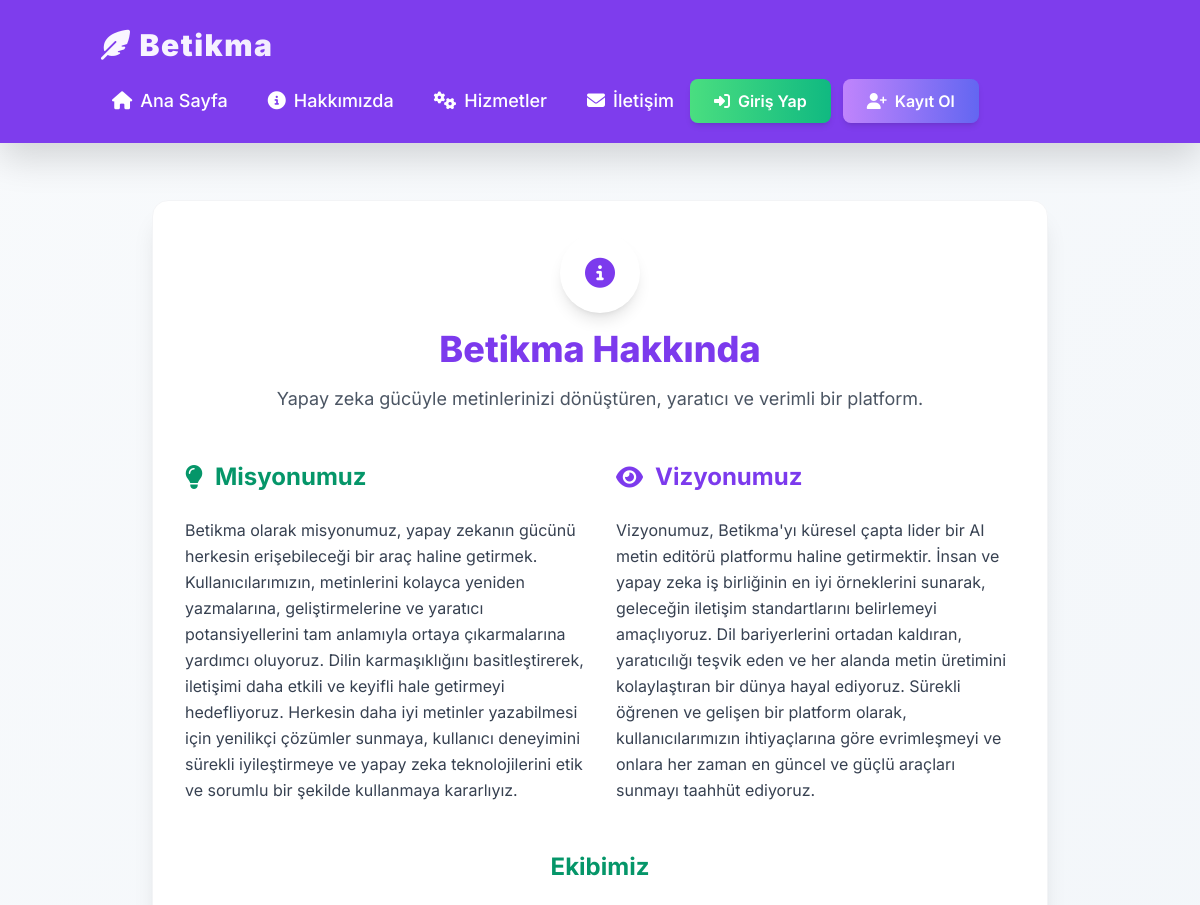
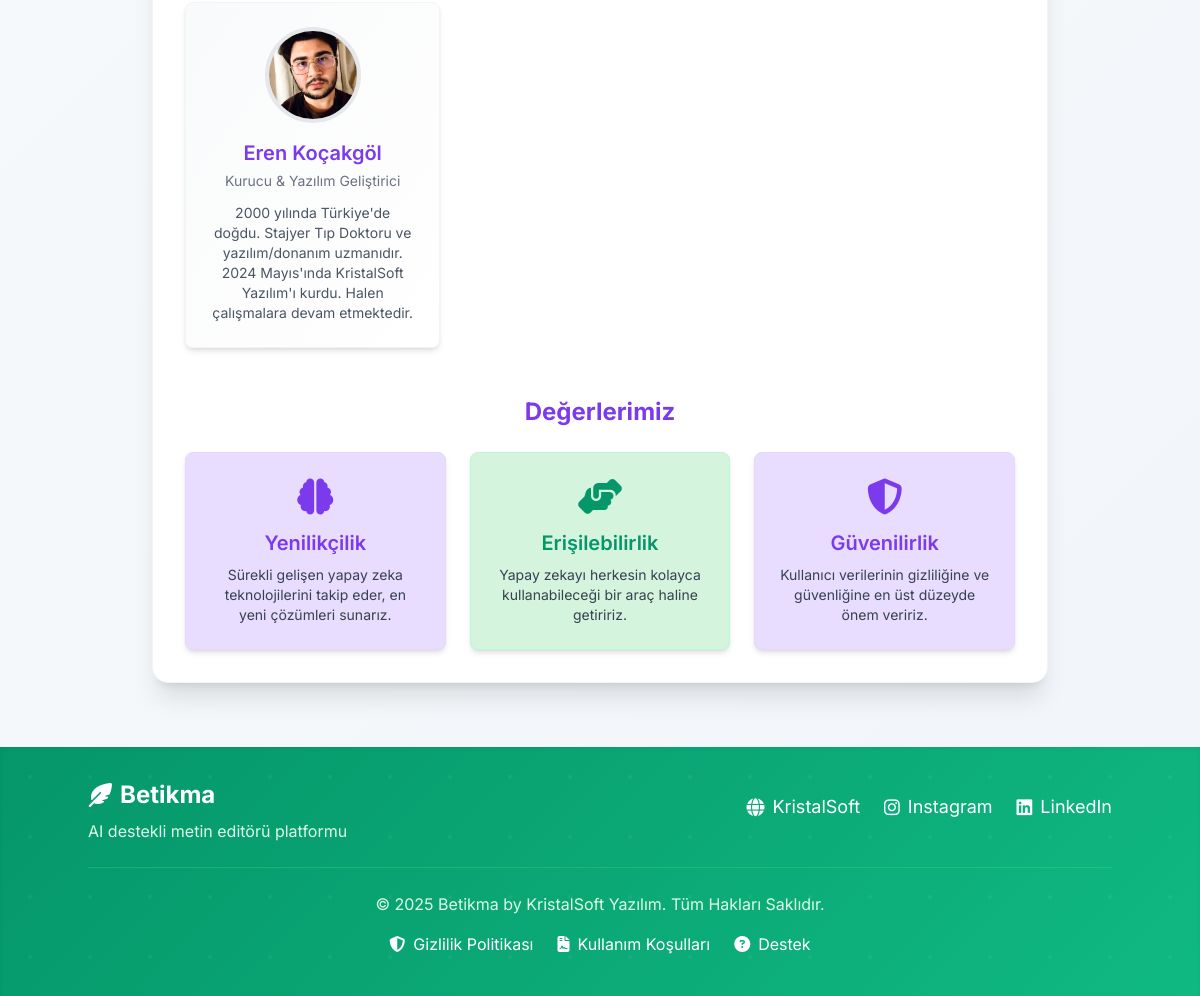
Screenshot of /hakkimizda/ with the database file from the repository (2 pictures, top to bottom).
### core/models.py (models this page shows, shortened)
class AboutPageContent(models.Model):
    page_title = models.CharField(
        max_length=200,
        default="Betikma Hakkında",
        verbose_name="Sayfa Başlığı"
    )
    page_description = models.TextField(
        default="Yapay zeka gücüyle metinlerinizi dönüştüren, yaratıcı ve verimli bir platform.",
        verbose_name="Sayfa Açıklaması"
    )
    mission_title = models.CharField(
        max_length=100,
        default="Misyonumuz",
        verbose_name="Misyon Başlığı"
    )
    mission_text = models.TextField(
        default="Betikma olarak misyonumuz, yapay zekanın gücünü herkesin erişebileceği bir araç haline getirmek. Kullanıcılarımızın, metinlerini kolayca yeniden yazmalarına, geliştirmelerine ve yaratıcı potansiyellerini tam anlamıyla ortaya çıkarmalarına yardımcı oluyoruz. Dilin karmaşıklığını basitleştirerek, iletişimi daha etkili ve keyifli hale getirmeyi hedefliyoruz. Herkesin daha iyi metinler yazabilmesi için yenilikçi çözümler sunmaya, kullanıcı deneyimini sürekli iyileştirmeye ve yapay zeka teknolojilerini etik ve sorumlu bir şekilde kullanmaya kararlıyız.",
        verbose_name="Misyon Metni"
    )
    vision_title = models.CharField(
        max_length=100,
        default="Vizyonumuz",
        verbose_name="Vizyon Başlığı"
    )
    vision_text = models.TextField(
        default="Vizyonumuz, Betikma'yı küresel çapta lider bir AI metin editörü platformu haline getirmektir. İnsan ve yapay zeka iş birliğinin en iyi örneklerini sunarak, geleceğin iletişim standartlarını belirlemeyi amaçlıyoruz. Dil bariyerlerini ortadan kaldıran, yaratıcılığı teşvik eden ve her alanda metin üretimini kolaylaştıran bir dünya hayal ediyoruz. Sürekli öğrenen ve gelişen bir platform olarak, kullanıcılarımızın ihtiyaçlarına göre evrimleşmeyi ve onlara her zaman en güncel ve güçlü araçları sunmayı taahhüt ediyoruz.",
        verbose_name="Vizyon Metni"
    )
    value1_icon = models.CharField(
        max_length=50,
        default="fas fa-brain",
        verbose_name="Değer 1 İkonu (Font Awesome)"
    )
    value1_title = models.CharField(
        max_length=100,
        default="Yenilikçilik",
        verbose_name="Değer 1 Başlığı"
    )
    value1_description = models.TextField(
        default="Sürekli gelişen yapay zeka teknolojilerini takip eder, en yeni çözümleri sunarız.",
        verbose_name="Değer 1 Açıklaması"
    )
    value2_icon = models.CharField(
        max_length=50,
        default="fas fa-hands-helping",
        verbose_name="Değer 2 İkonu (Font Awesome)"
    )
    value2_title = models.CharField(
        max_length=100,
        default="Erişilebilirlik",
        verbose_name="Değer 2 Başlığı"
    )
    value2_description = models.TextField(
        default="Yapay zekayı herkesin kolayca kullanabileceği bir araç haline getiririz.",
        verbose_name="Değer 2 Açıklaması"
    )
    value3_icon = models.CharField(
        max_length=50,
        default="fas fa-shield-alt",
        verbose_name="Değer 3 İkonu (Font Awesome)"
    )
    value3_title = models.CharField(
        max_length=100,
        default="Güvenilirlik",
        verbose_name="Değer 3 Başlığı"
    )
    value3_description = models.TextField(
        default="Kullanıcı verilerinin gizliliğine ve güvenliğine en üst düzeyde önem veririz.",
        verbose_name="Değer 3 Açıklaması"
    )
    class Meta:
        verbose_name = "Hakkımızda Sayfası İçeriği"
        verbose_name_plural = "Hakkımızda Sayfası İçerikleri"

class TeamMember(models.Model):
    name = models.CharField(max_length=100, verbose_name="Ad Soyad")
    title = models.CharField(max_length=100, verbose_name="Unvan")
    description = models.TextField(verbose_name="Açıklama")
    profile_picture = models.ImageField(
        upload_to='team_members/',
        blank=True,
        null=True,
        verbose_name="Profil Resmi"
    )
    placeholder_image_url = models.URLField(
        default="https://placehold.co/120x120/E8DCFF/7C3AED?text=PP",
        verbose_name="Placeholder Resim URL'si"
    )
    class Meta:
        verbose_name = "Ekip Üyesi"
        verbose_name_plural = "Ekip Üyeleri"
    def get_profile_image_url(self):
        if self.profile_picture:
            return self.profile_picture.url
        return self.placeholder_image_url

### core/views.py (the view)
# urls.py: path('hakkimizda/', views.about_view, name='about'),
def about_view(request):
    about_data = AboutPageContent.objects.first()
    team = TeamMember.objects.all()
    about_content = {
        'about_content': about_data,
        'team_members': team,
    }
    return render(request, 'about.html', about_content)

### templates/about.html (shortened to what this page needs)
{% extends 'base.html' %}
{% block content %}
<div class="fade-in-up bg-white p-8 rounded-2xl shadow-xl w-full max-w-4xl mx-auto border border-gray-100 hover:shadow-2xl transition-all duration-500 relative overflow-hidden">
    <div class="absolute top-0 left-0 right-0 h-1 bg-gradient-to-r from-dark-purple to-pastel-purple"></div>
    <div class="text-center mb-8">
        <div class="inline-flex items-center justify-center w-20 h-20 bg-gradient-to-br from-pastel-purple to-purple-100 rounded-full mb-4 shadow-lg">
            <i class="fas fa-info-circle text-3xl text-dark-purple"></i>
        </div>
        <h1 class="text-4xl font-extrabold text-dark-purple mb-4">{{ about_content.page_title }}</h1>
        <p class="text-lg text-gray-600 max-w-2xl mx-auto">{{ about_content.page_description }}</p>
    </div>
    <div class="grid md:grid-cols-2 gap-8 mt-12">
        <div class="space-y-6">
            <h2 class="text-2xl font-bold text-dark-green flex items-center">
                <i class="fas fa-lightbulb mr-3 text-dark-green"></i>{{ about_content.mission_title }}
            </h2>
            <p class="text-gray-700 leading-relaxed">
                {{ about_content.mission_text|linebreaksbr }}
            </p>
        </div>
        <div class="space-y-6">
            <h2 class="text-2xl font-bold text-dark-purple flex items-center">
                <i class="fas fa-eye mr-3 text-dark-purple"></i>{{ about_content.vision_title }}
            </h2>
            <p class="text-gray-700 leading-relaxed">
                {{ about_content.vision_text|linebreaksbr }}
            </p>
        </div>
    </div>
    <div class="mt-12 text-center">
        <h2 class="text-2xl font-bold text-dark-green mb-6">Ekibimiz</h2>
        <div class="grid grid-cols-1 sm:grid-cols-2 lg:grid-cols-3 gap-8">
            {% for member in team_members %}
            <div class="bg-gradient-to-br from-gray-50 to-white p-6 rounded-lg shadow-md border border-gray-100 transform hover:scale-105 transition-transform duration-300">
                <img src="{{ member.get_profile_image_url }}" alt="{{ member.name }}" class="w-24 h-24 rounded-full mx-auto mb-4 object-cover border-4 {% if forloop.counter0|divisibleby:2 %}border-pastel-purple{% else %}border-pastel-green{% endif %}">
                <h3 class="text-xl font-semibold {% if forloop.counter0|divisibleby:2 %}text-dark-purple{% else %}text-dark-green{% endif %} mb-1">{{ member.name }}</h3>
                <p class="text-sm text-gray-500 mb-3">{{ member.title }}</p>
                <p class="text-gray-600 text-sm">{{ member.description }}</p>
            </div>
            {% empty %}
            <p class="col-span-full text-center text-gray-500">Henüz ekip üyesi eklenmedi.</p>
            {% endfor %}
        </div>
    </div>
    <div class="mt-12 text-center">
        <h2 class="text-2xl font-bold text-dark-purple mb-6">Değerlerimiz</h2>
        <div class="grid grid-cols-1 md:grid-cols-3 gap-6">
            <div class="p-6 bg-pastel-purple rounded-lg shadow-md flex flex-col items-center justify-center border border-purple-200">
                <i class="{{ about_content.value1_icon }} text-4xl text-dark-purple mb-3"></i>
                <h3 class="text-xl font-semibold text-dark-purple mb-2">{{ about_content.value1_title }}</h3>
                <p class="text-gray-700 text-sm">{{ about_content.value1_description }}</p>
            </div>
            <div class="p-6 bg-pastel-green rounded-lg shadow-md flex flex-col items-center justify-center border border-green-200">
                <i class="{{ about_content.value2_icon }} text-4xl text-dark-green mb-3"></i>
                <h3 class="text-xl font-semibold text-dark-green mb-2">{{ about_content.value2_title }}</h3>
                <p class="text-gray-700 text-sm">{{ about_content.value2_description }}</p>
            </div>
            <div class="p-6 bg-pastel-purple rounded-lg shadow-md flex flex-col items-center justify-center border border-purple-200">
                <i class="{{ about_content.value3_icon }} text-4xl text-dark-purple mb-3"></i>
                <h3 class="text-xl font-semibold text-dark-purple mb-2">{{ about_content.value3_title }}</h3>
                <p class="text-gray-700 text-sm">{{ about_content.value3_description }}</p>
            </div>
        </div>
    </div>
</div>
{% endblock %}

### templates/base.html (shortened to what this page needs)
<!DOCTYPE html>
<html lang="tr">
<head>
    <link rel="stylesheet" href="https://cdnjs.cloudflare.com/ajax/libs/font-awesome/6.4.0/css/all.min.css">
    <script src="https://cdn.tailwindcss.com"></script>
</head>
<body class="flex flex-col min-h-screen antialiased">
    <nav class="modern-nav p-4 shadow-lg sticky top-0 z-50">
        <div class="container mx-auto flex flex-wrap items-center justify-between">
            <a href="{% url 'home' %}" class="logo text-white text-3xl font-black tracking-wider rounded-lg p-3 hover:bg-white hover:bg-opacity-10 transition-all duration-300">
                <i class="fas fa-feather-alt mr-2"></i>Betikma
            </a>
            <div id="navbar-menu" class="lg:flex flex-col lg:flex-row lg:items-center w-full lg:w-auto mt-4 lg:mt-0 navbar-menu-closed lg:navbar-menu-open">
                <a href="{% url 'home' %}" class="nav-link block text-white text-lg font-medium py-3 px-4 rounded-lg hover:bg-white hover:bg-opacity-10 transition-all duration-300 lg:ml-2">
                    <i class="fas fa-home mr-2"></i>Ana Sayfa
                </a>
                <a href="{% url 'about' %}" class="nav-link block text-white text-lg font-medium py-3 px-4 rounded-lg hover:bg-white hover:bg-opacity-10 transition-all duration-300 lg:ml-2">
                    <i class="fas fa-info-circle mr-2"></i>Hakkımızda
                </a>
                <a href="{% url 'services' %}" class="nav-link block text-white text-lg font-medium py-3 px-4 rounded-lg hover:bg-white hover:bg-opacity-10 transition-all duration-300 lg:ml-2">
                    <i class="fas fa-cogs mr-2"></i>Hizmetler
                </a>
                <a href="{% url 'contact' %}" class="nav-link block text-white text-lg font-medium py-3 px-4 rounded-lg hover:bg-white hover:bg-opacity-10 transition-all duration-300 lg:ml-2">
                    <i class="fas fa-envelope mr-2"></i>İletişim
                </a>
                <div class="lg:ml-auto mt-4 lg:mt-0 flex flex-col lg:flex-row items-center gap-3">
                    {% if user.is_authenticated %}
                        <a href="{% url 'account_logout' %}" class="modern-button bg-red-500 hover:bg-red-600 text-white font-semibold py-2.5 px-6 rounded-lg shadow-md transition-all duration-300 flex items-center">
                            <i class="fas fa-sign-out-alt mr-2"></i>Çıkış Yap
                        </a>
                        <a href="{% url 'account_email' %}" class="modern-button bg-blue-500 hover:bg-blue-600 text-white font-semibold py-2.5 px-6 rounded-lg shadow-md transition-all duration-300 flex items-center">
                            <i class="fas fa-user mr-2"></i>Profil
                        </a>
                    {% else %}
                        <a href="{% url 'account_login' %}" class="modern-button bg-gradient-to-r from-green-400 to-emerald-500 hover:from-green-500 hover:to-emerald-600 text-white font-semibold py-2.5 px-6 rounded-lg shadow-md transition-all duration-300 flex items-center">
                            <i class="fas fa-sign-in-alt mr-2"></i>Giriş Yap
                        </a>
                        <a href="{% url 'account_signup' %}" class="modern-button bg-gradient-to-r from-purple-400 to-indigo-500 hover:from-purple-500 hover:to-indigo-600 text-white font-semibold py-2.5 px-6 rounded-lg shadow-md transition-all duration-300 flex items-center">
                            <i class="fas fa-user-plus mr-2"></i>Kayıt Ol
                        </a>
                    {% endif %}
                </div>
            </div>
        </div>
    </nav>
    <main class="flex-grow content-container">
        <div class="container mx-auto px-4 py-8">
            {% block content %}
            {% endblock %}
        </div>
    </main>
    <footer class="modern-footer text-white p-8 mt-8 shadow-inner relative">
        <div class="container mx-auto text-center relative z-10">
            <div class="flex flex-col md:flex-row justify-between items-center mb-6">
                <div class="mb-4 md:mb-0">
                    <h3 class="text-2xl font-bold mb-2 flex items-center justify-center md:justify-start">
                        <i class="fas fa-feather-alt mr-2"></i>Betikma
                    </h3>
                    <p class="text-green-100">AI destekli metin editörü platformu</p>
                </div>
                <div class="flex flex-wrap justify-center space-x-2 md:space-x-6">
                    <a href="https://www.kristalsoft.com.tr" target="_blank" rel="noopener noreferrer"
                    class="text-white hover:text-green-200 transition-colors duration-300
                            flex items-center mb-2 text-base md:text-lg">
                        <i class="fa fa-globe mr-2"></i>
                        <span>KristalSoft</span>
                    </a>
                    <a href="https://www.instagram.com/kristalsoft/" target="_blank" rel="noopener noreferrer"
                    class="text-white hover:text-green-200 transition-colors duration-300
                            flex items-center mb-2 text-base md:text-lg">
                        <i class="fab fa-instagram mr-2"></i>
                        <span>Instagram</span>
                    </a>
                    <a href="https://linkedin.com/company/kristalsoft/" target="_blank" rel="noopener noreferrer"
                    class="text-white hover:text-green-200 transition-colors duration-300
                            flex items-center mb-2 text-base md:text-lg">
                        <i class="fab fa-linkedin mr-2"></i>
                        <span>LinkedIn</span>
                    </a>
                </div>
            </div>
            <div class="border-t border-green-400 border-opacity-30 pt-6">
                <p class="text-green-100 mb-4">&copy; 2025 Betikma by KristalSoft Yazılım. Tüm Hakları Saklıdır.</p>
                <div class="flex flex-wrap justify-center space-x-6">
                    <a href="{% url 'privacy_policy' %}" class="text-white hover:text-green-200 transition-colors duration-300 flex items-center mb-2">
                        <i class="fas fa-shield-alt mr-2"></i>Gizlilik Politikası
                    </a>
                    <a href="{% url 'terms_of_service' %}" class="text-white hover:text-green-200 transition-colors duration-300 flex items-center mb-2">
                        <i class="fas fa-file-contract mr-2"></i>Kullanım Koşulları
                    </a>
                    <a href="{% url 'support' %}" class="text-white hover:text-green-200 transition-colors duration-300 flex items-center mb-2">
                        <i class="fas fa-question-circle mr-2"></i>Destek
                    </a>
                </div>
            </div>
        </div>
    </footer>
</body>
</html>

### rows the page displays
AboutPageContent: page_title "Betikma Hakkında", page_description "Yapay zeka gücüyle metinlerinizi dönüştüren, yaratıcı ve verimli bir platform.", mission_title "Misyonumuz", mission_text "Betikma olarak misyonumuz, yapay zekanın gücünü herkesin erişebileceği bir araç haline getirmek. Kullanıcılarımızın, metinlerini kolayca yeniden yazmalarına, geliştirmelerine ve yaratıcı potansiyellerini tam anlamıyla ortaya çıkarmalarına yardımcı oluyoruz. Dilin karmaşıklığını basitleştirerek, iletişimi daha etkili ve keyifli hale getirmeyi hedefliyoruz. Herkesin daha iyi metinler yazabilmesi için yenilikçi çözümler sunmaya, kullanıcı deneyimini sürekli iyileştirmeye ve yapay zeka teknolojilerini etik ve sorumlu bir şekilde kullanmaya kararlıyız.", vision_title "Vizyonumuz", vision_text "Vizyonumuz, Betikma'yı küresel çapta lider bir AI metin editörü platformu haline getirmektir. İnsan ve yapay zeka iş birliğinin en iyi örneklerini sunarak, geleceğin iletişim standartlarını belirlemeyi amaçlıyoruz. Dil bariyerlerini ortadan kaldıran, yaratıcılığı teşvik eden ve her alanda metin üretimini kolaylaştıran bir dünya hayal ediyoruz. Sürekli öğrenen ve gelişen bir platform olarak, kullanıcılarımızın ihtiyaçlarına göre evrimleşmeyi ve onlara her zaman en güncel ve güçlü araçları sunmayı taahhüt ediyoruz.", value1_title "Yenilikçilik", value1_description "Sürekli gelişen yapay zeka teknolojilerini takip eder, en yeni çözümleri sunarız.", value2_title "Erişilebilirlik", value2_description "Yapay zekayı herkesin kolayca kullanabileceği bir araç haline getiririz.", value3_title "Güvenilirlik", value3_description "Kullanıcı verilerinin gizliliğine ve güvenliğine en üst düzeyde önem veririz."
TeamMember: get_profile_image_url (picture), name "Eren Koçakgöl", title "Kurucu & Yazılım Geliştirici", description "2000 yılında Türkiye'de doğdu. Stajyer Tıp Doktoru ve yazılım/donanım uzmanıdır. 2024 Mayıs'ında KristalSoft Yazılım'ı kurdu. Halen çalışmalara devam etmektedir."
